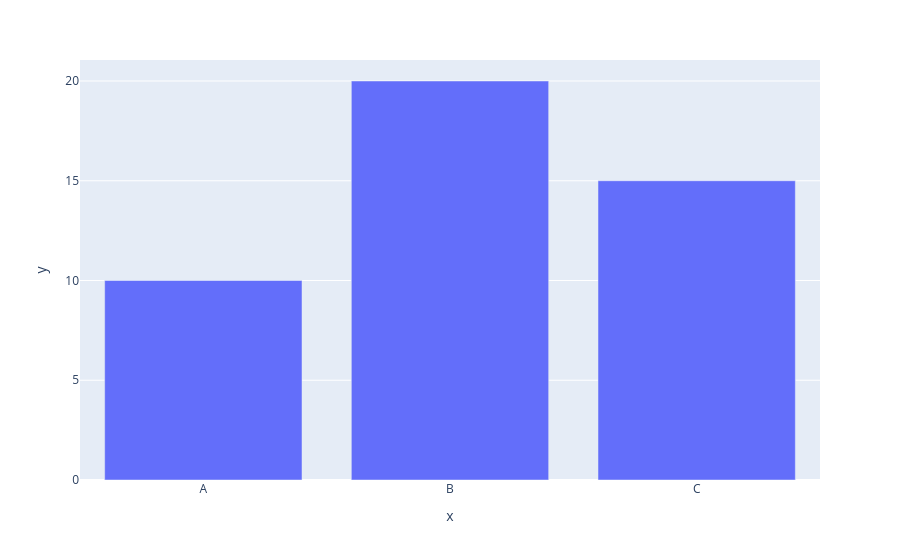

Notebook code cell kept with this figure:
### Code cell
import plotly.express as px

fig = px.bar(
    x=["A", "B", "C"],
    y=[10, 20, 15]
)

fig.show()

### Figure 1 — Plotly figure (JSON) as saved in the notebook; plotly's stock layout.template omitted (floating-point values rounded to 4 significant figures)
{"data": [{"hovertemplate": "x=%{x}<br>y=%{y}<extra></extra>", "legendgroup": "", "marker": {"color": "#636efa", "pattern": {"shape": ""}}, "name": "", "orientation": "v", "showlegend": false, "textposition": "auto", "type": "bar", "x": ["A", "B", "C"], "xaxis": "x", "y": [10, 20, 15], "yaxis": "y"}], "layout": {"barmode": "relative", "legend": {"tracegroupgap": 0}, "margin": {"t": 60}, "xaxis": {"anchor": "y", "domain": [0, 1], "title": {"text": "x"}}, "yaxis": {"anchor": "x", "domain": [0, 1], "title": {"text": "y"}}}}
